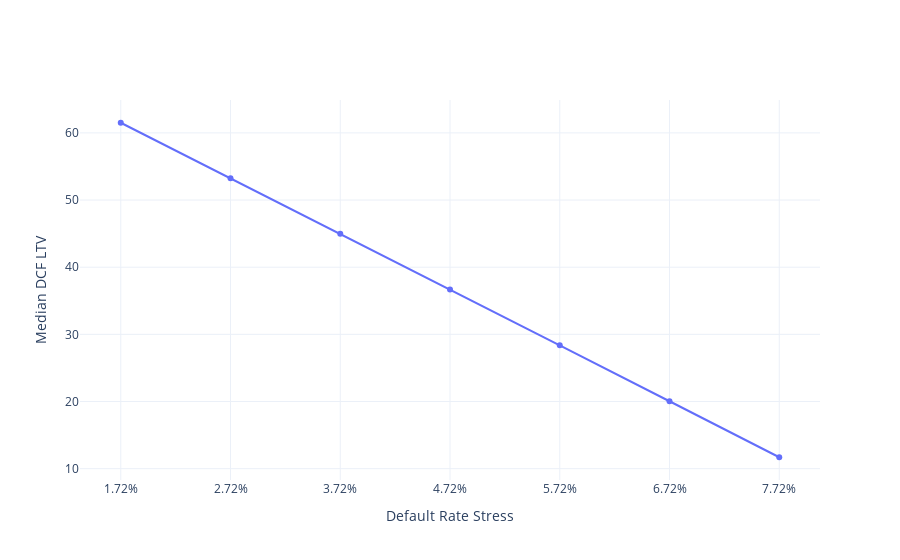

The cell this chart's notebook holds for it:
### Markdown cell above
The plot below shows the relationship between a change in the default rate stress and the median DCF LTV for all cohorts.

### Code cell
v = [i[0] for i in ltvs.values()]
l = [f'{i[1]}%' for i in ltvs.values()]
fig = go.Figure(go.Scatter(x=l, y=v))
fig.update_layout(xaxis=dict(title='Default Rate Stress'),
                 yaxis=dict(title='Median DCF LTV'))
fig.show()

### Figure 1 — Plotly figure (JSON) as saved in the notebook; plotly's stock layout.template omitted (floating-point values rounded to 4 significant figures)
{"data": [{"type": "scatter", "x": ["1.72%", "2.72%", "3.72%", "4.72%", "5.72%", "6.72%", "7.72%"], "y": [61.51, 53.25, 44.97, 36.67, 28.36, 20.04, 11.7]}], "layout": {"xaxis": {"title": {"text": "Default Rate Stress"}}, "yaxis": {"title": {"text": "Median DCF LTV"}}}}
